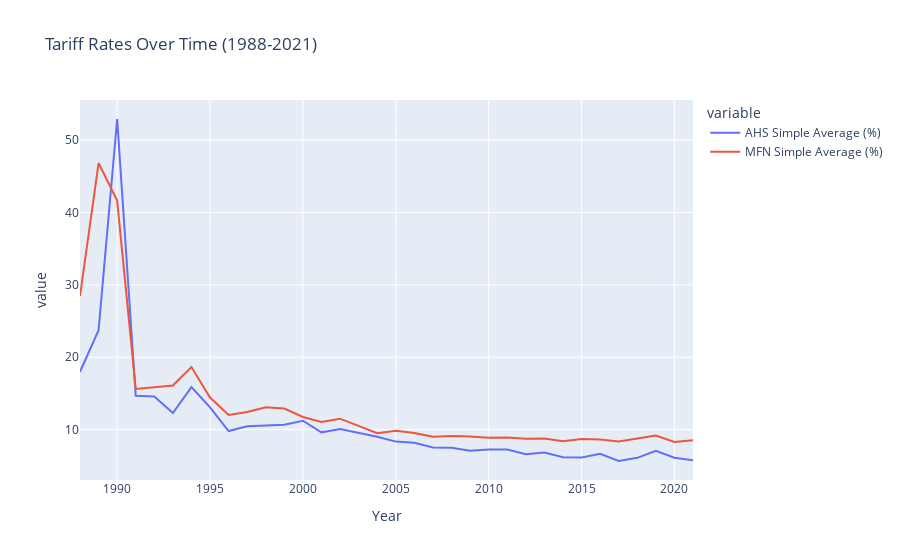
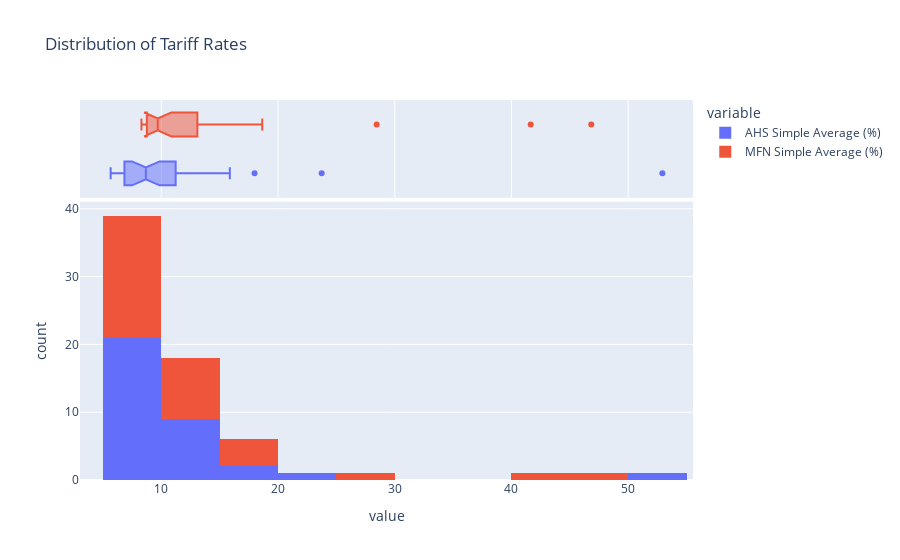

Notebook code for these charts, in order:
### Code cell
# Tariff Rates Analysis
# Time series for tariff rates
fig_tariffs = px.line(
    ger_trade,
    x="Year",
    y=["AHS Simple Average (%)", "MFN Simple Average (%)"],
    title="Tariff Rates Over Time (1988-2021)",
)
fig_tariffs.show()

# Distribution of tariff rates
fig_tariffs_dist = px.histogram(
    ger_trade,
    x=["AHS Simple Average (%)", "MFN Simple Average (%)"],
    title="Distribution of Tariff Rates",
    marginal="box",
)
fig_tariffs_dist.show()

### Figure 1 — Plotly figure (JSON) as saved in the notebook; plotly's stock layout.template omitted (floating-point values rounded to 4 significant figures)
{"data": [{"hovertemplate": "variable=AHS Simple Average (%)<br>Year=%{x}<br>value=%{y}<extra></extra>", "legendgroup": "AHS Simple Average (%)", "line": {"color": "#636efa", "dash": "solid"}, "marker": {"symbol": "circle"}, "mode": "lines", "name": "AHS Simple Average (%)", "orientation": "v", "showlegend": true, "type": "scatter", "x": [1988, 1989, 1990, 1991, 1992, 1993, 1994, 1995, 1996, 1997, 1998, 1999, 2000, 2001, 2002, 2003, 2004, 2005, 2006, 2007, 2008, 2009, 2010, 2011, 2012, 2013, 2014, 2015, 2016, 2017, 2018, 2019, 2020, 2021], "xaxis": "x", "y": [17.99, 23.74, 52.93, 14.67, 14.58, 12.3, 15.87, 13.08, 9.8, 10.45, 10.57, 10.66, 11.23, 9.62, 10.09, 9.58, 9.01, 8.34, 8.18, 7.53, 7.5, 7.07, 7.24, 7.24, 6.61, 6.84, 6.17, 6.15, 6.66, 5.66, 6.1, 7.06, 6.12, 5.76], "yaxis": "y"}, {"hovertemplate": "variable=MFN Simple Average (%)<br>Year=%{x}<br>value=%{y}<extra></extra>", "legendgroup": "MFN Simple Average (%)", "line": {"color": "#EF553B", "dash": "solid"}, "marker": {"symbol": "circle"}, "mode": "lines", "name": "MFN Simple Average (%)", "orientation": "v", "showlegend": true, "type": "scatter", "x": [1988, 1989, 1990, 1991, 1992, 1993, 1994, 1995, 1996, 1997, 1998, 1999, 2000, 2001, 2002, 2003, 2004, 2005, 2006, 2007, 2008, 2009, 2010, 2011, 2012, 2013, 2014, 2015, 2016, 2017, 2018, 2019, 2020, 2021], "xaxis": "x", "y": [28.45, 46.84, 41.65, 15.62, 15.84, 16.1, 18.65, 14.43, 12.03, 12.42, 13.09, 12.92, 11.74, 11.04, 11.51, 10.54, 9.5, 9.85, 9.54, 9.02, 9.12, 9.06, 8.86, 8.92, 8.73, 8.76, 8.39, 8.7, 8.62, 8.36, 8.74, 9.19, 8.3, 8.52], "yaxis": "y"}], "layout": {"legend": {"title": {"text": "variable"}, "tracegroupgap": 0}, "title": {"text": "Tariff Rates Over Time (1988-2021)"}, "xaxis": {"anchor": "y", "domain": [0, 1], "title": {"text": "Year"}}, "yaxis": {"anchor": "x", "domain": [0, 1], "title": {"text": "value"}}}}

### Figure 2 — Plotly figure (JSON) as saved in the notebook; plotly's stock layout.template omitted (floating-point values rounded to 4 significant figures)
{"data": [{"bingroup": "x", "hovertemplate": "variable=AHS Simple Average (%)<br>value=%{x}<br>count=%{y}<extra></extra>", "legendgroup": "AHS Simple Average (%)", "marker": {"color": "#636efa", "pattern": {"shape": ""}}, "name": "AHS Simple Average (%)", "orientation": "v", "showlegend": true, "type": "histogram", "x": [17.99, 23.74, 52.93, 14.67, 14.58, 12.3, 15.87, 13.08, 9.8, 10.45, 10.57, 10.66, 11.23, 9.62, 10.09, 9.58, 9.01, 8.34, 8.18, 7.53, 7.5, 7.07, 7.24, 7.24, 6.61, 6.84, 6.17, 6.15, 6.66, 5.66, 6.1, 7.06, 6.12, 5.76], "xaxis": "x", "yaxis": "y"}, {"hovertemplate": "variable=AHS Simple Average (%)<br>value=%{x}<extra></extra>", "legendgroup": "AHS Simple Average (%)", "marker": {"color": "#636efa"}, "name": "AHS Simple Average (%)", "notched": true, "showlegend": false, "type": "box", "x": [17.99, 23.74, 52.93, 14.67, 14.58, 12.3, 15.87, 13.08, 9.8, 10.45, 10.57, 10.66, 11.23, 9.62, 10.09, 9.58, 9.01, 8.34, 8.18, 7.53, 7.5, 7.07, 7.24, 7.24, 6.61, 6.84, 6.17, 6.15, 6.66, 5.66, 6.1, 7.06, 6.12, 5.76], "xaxis": "x2", "yaxis": "y2"}, {"bingroup": "x", "hovertemplate": "variable=MFN Simple Average (%)<br>value=%{x}<br>count=%{y}<extra></extra>", "legendgroup": "MFN Simple Average (%)", "marker": {"color": "#EF553B", "pattern": {"shape": ""}}, "name": "MFN Simple Average (%)", "orientation": "v", "showlegend": true, "type": "histogram", "x": [28.45, 46.84, 41.65, 15.62, 15.84, 16.1, 18.65, 14.43, 12.03, 12.42, 13.09, 12.92, 11.74, 11.04, 11.51, 10.54, 9.5, 9.85, 9.54, 9.02, 9.12, 9.06, 8.86, 8.92, 8.73, 8.76, 8.39, 8.7, 8.62, 8.36, 8.74, 9.19, 8.3, 8.52], "xaxis": "x", "yaxis": "y"}, {"hovertemplate": "variable=MFN Simple Average (%)<br>value=%{x}<extra></extra>", "legendgroup": "MFN Simple Average (%)", "marker": {"color": "#EF553B"}, "name": "MFN Simple Average (%)", "notched": true, "showlegend": false, "type": "box", "x": [28.45, 46.84, 41.65, 15.62, 15.84, 16.1, 18.65, 14.43, 12.03, 12.42, 13.09, 12.92, 11.74, 11.04, 11.51, 10.54, 9.5, 9.85, 9.54, 9.02, 9.12, 9.06, 8.86, 8.92, 8.73, 8.76, 8.39, 8.7, 8.62, 8.36, 8.74, 9.19, 8.3, 8.52], "xaxis": "x2", "yaxis": "y2"}], "layout": {"barmode": "relative", "legend": {"title": {"text": "variable"}, "tracegroupgap": 0}, "title": {"text": "Distribution of Tariff Rates"}, "xaxis": {"anchor": "y", "domain": [0, 1], "title": {"text": "value"}}, "xaxis2": {"anchor": "y2", "domain": [0, 1], "matches": "x", "showgrid": true, "showticklabels": false}, "yaxis": {"anchor": "x", "domain": [0, 0.7326], "title": {"text": "count"}}, "yaxis2": {"anchor": "x2", "domain": [0.7426, 1], "matches": "y2", "showgrid": false, "showline": false, "showticklabels": false, "ticks": ""}}}
